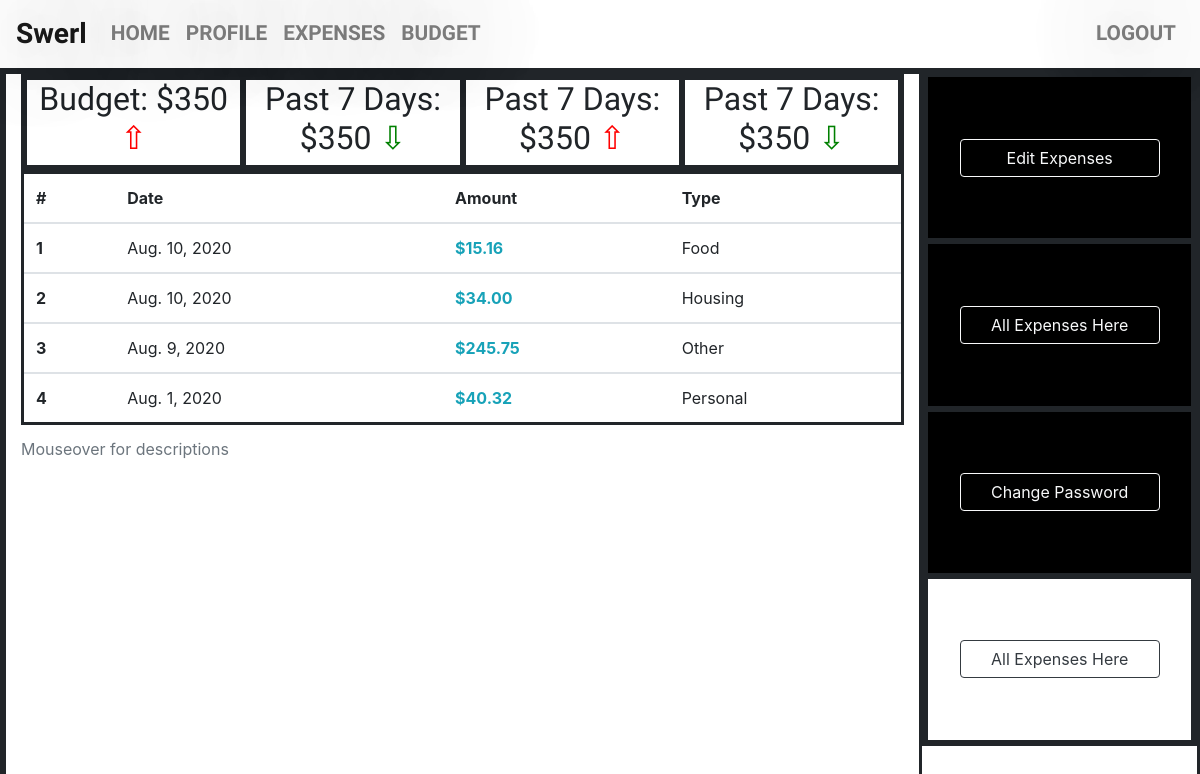
/profile/ (signed in), run on an earlier commit of the app's database.
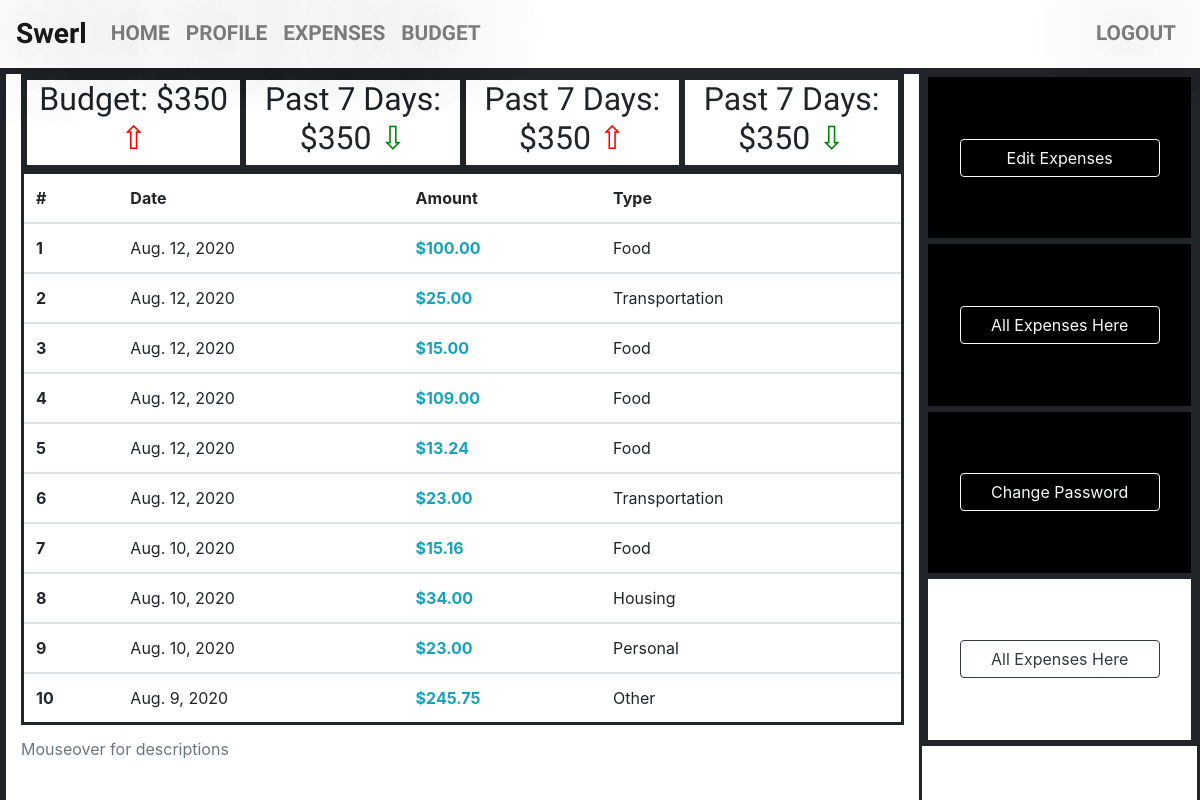
And on a later commit of the database.
### expenses/models.py (models this page shows)
class Expense(models.Model):
    amount = models.DecimalField(max_digits=11, decimal_places=2)
    expense_date = models.DateField(default=datetime.now, blank=True)
    description = models.CharField(max_length=100, blank=True)
    expense_type = models.CharField(max_length=100)
    author = models.ForeignKey(settings.AUTH_USER_MODEL, on_delete=models.CASCADE)

### swerl_profile/views.py (the view)
# urls.py: path("profile/", profile_page, name="profile_page"),
def profile_page(request):
    author_id = request.user.id
    user_expenses = Expense.objects.filter(author=author_id).order_by("-expense_date")[:10]
    user_name = request.user.username
    context = {
        "user_expenses": user_expenses,
        "user_name": user_name,
    }
    return render(request, "swerl_profile/swerl_profile.html", context)

### templates/swerl_profile/swerl_profile.html (shortened to what this page needs)
{% extends "base.html" %}
{% block content %}
<div class="div_box_frame div_flex">
    <div class="container" style="margin-left: 0; max-height: 100%;">
        <div style="width: 100%; border: solid; display: flex;">
            <div class="div_small_box">
                <h2 class="h2_arrow_up">Budget: $350</h2>
            </div>
            <div class="div_small_box">
                <h2 class="h2_arrow_down">Past 7 Days: $350</h2>
            </div>
            <div class="div_small_box">
                <h2 class="h2_arrow_up">Past 7 Days: $350</h2>
            </div>
            <div class="div_small_box">
                <h2 class="h2_arrow_down">Past 7 Days: $350</h2>
            </div>
        </div>
        <table class="table table-hover" style="border: solid;">
            <caption>Mouseover for descriptions</caption>
            <thead>
            <tr>
                <th scope="col">#</th>
                <th scope="col">Date</th>
                <th scope="col">Amount</th>
                <th scope="col">Type</th>
            </tr>
            </thead>
            {% for user_expense in user_expenses %}
            <tbody>
                <tr data-toggle="tooltip" title="{{ user_expense.description }}">
                    <th scope="row">{{ forloop.counter }}</th>
                    <td>{{ user_expense.expense_date }}</td>
                    <td class="text-info"><b>${{ user_expense.amount }}</b></td>
                    <td class="title_case">{{ user_expense.expense_type }}</td>
                </tr>
            </tbody>
            {% endfor %}
        </table>
    </div>
    <div class="div_box_frame" style="display: block; width: 30%; height: 85%;">
        <div class="div_button_box center_div">
            <a class="btn btn-outline-light text-center longer_buttons" href="#">Edit Expenses</a>
        </div>
        <div class="div_button_box center_div">
            <a class="btn btn-outline-light text-center longer_buttons" href="#">All Expenses Here</a>
        </div>
        <div class="div_button_box center_div">
            <a class="btn btn-outline-light text-center longer_buttons" href="#">Change Password</a>
        </div>
        <div class="div_button_box center_div" style="background: white;">
            <a class="btn btn-outline-dark text-center longer_buttons" href="/expenses">All Expenses Here</a>
        </div>
    </div>
</div>
{% endblock content %}

### templates/base.html (shortened to what this page needs)
<!DOCTYPE html>
{% block html %}<html lang="en">{% endblock html %}
<head>
    <link rel="stylesheet"
          href="https://stackpath.bootstrapcdn.com/bootstrap/4.5.0/css/bootstrap.min.css"
    >
    {% load static %}
    <link rel="stylesheet"
          href="{% static 'css/styles.css' %}"
          type="text/css"
    >
</head>
<body>
    {% block navbar %} {% include "partials/_navbar.html" %} {% endblock navbar %}
    {% block content %}{% endblock content %}
</body>
</html>

### templates/partials/_navbar.html (shortened to what this page needs)
<nav id="navbar-custom" class="navbar navbar-expand-lg navbar-light font-weight-bold">
    <a class="navbar-brand" href="/">Swerl</a>
    <div class="collapse navbar-collapse text-uppercase" id="navbarNav">
        <ul class="navbar-nav mr-auto">
            <li class="nav-item"><a class="nav-link" href="/">Home</a></li>
            <li class="nav-item"><a class="nav-link" href="/profile">Profile</a></li>
            <li class="nav-item"><a class="nav-link" href="/expenses">Expenses</a></li>
            <li class="nav-item"><a class="nav-link" href="/expenses#budget">Budget</a></li>
        </ul>
        <ul class="navbar-nav ml-auto">
            {% if user.is_authenticated %}
                <li class="nav-item">
                    <a class="nav-link" href="/logout">Logout</a>
                </li>
            {% endif %}
        </ul>
    </div>
</nav>

### static/css/styles.css (style rules this page uses)
html, body { margin: 0; padding: 0; height: 100%; width: 100%; }
h2 { font-family: Oswald; text-align: center; }
.h2_arrow_up:after { content: ' \21E7'; color: red; }
.h2_arrow_down:after { content: ' \21E9'; color: green; }
.div_box_frame { width: 100%; height: 100%; padding: 0; border: solid; margin-bottom: 0; }
.div_small_box { width: 25%; border: solid; padding: 0; background: ; color: ; }
.div_button_box { height: 25%; border: solid; padding: 0; background: black; }
.longer_buttons { width: 200px; }
.div_flex { display: flex; }
#navbar-custom { text-shadow: -1px 0 #f7f7f7, 0 1px #f7f7f7, 1px 0 #f7f7f7, 0 -1px #f7f7f7, 0 0 100px black; font-size: 130%; font-family: Oswald; }
.navbar-brand { font-size: 135%; }
.center_div { display: flex; align-items: center; justify-content: center; }
.title_case { text-transform: capitalize; }
.container { border: solid; }

What changed in the data, as far as the page shows it:
no longer on this page (row unchanged): Expense: expense_date "Aug. 1, 2020", amount "40.32", expense_type "Personal"
added Expense: expense_date "Aug. 12, 2020", amount "100.00", expense_type "Food"
added Expense: expense_date "Aug. 12, 2020", amount "25.00", expense_type "Transportation"
added Expense: expense_date "Aug. 12, 2020", amount "15.00", expense_type "Food"
added Expense: expense_date "Aug. 12, 2020", amount "109.00", expense_type "Food"
added Expense: expense_date "Aug. 12, 2020", amount "13.24", expense_type "Food"
added Expense: expense_date "Aug. 12, 2020", amount "23.00", expense_type "Transportation"
added Expense: expense_date "Aug. 10, 2020", amount "23.00", expense_type "Personal"
